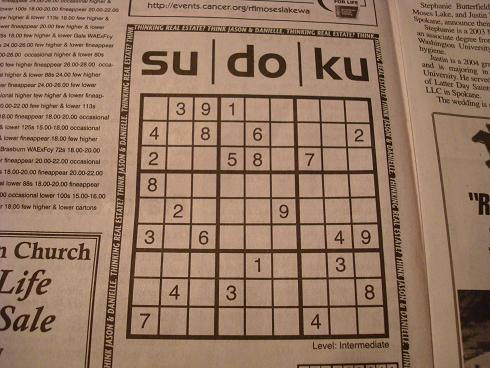
#> input picture sudoku.jpg, 490 x 368 px
$ python mazer.py
#> lines starting #> are read from the running program, lines starting #| are printed output that depends on the picture; after the words box and inside, x2 and y2 are one past the last pixel; in counts of white or black regions, pixels touching at a corner belong together
import cv2
import numpy as np
from matplotlib import pyplot as plt
import operator
path = 'sudoku.jpg'

def show_image(img):
	cv2.imshow('image', img)
	cv2.waitKey(0)
	cv2.destroyAllWindows()


# [13 lines left out: function display_points, not called in this run]


def pre_process_image(img, skip_dilate=False):
	proc = cv2.GaussianBlur(img.copy(), (9, 9), 0)
	proc = cv2.adaptiveThreshold(proc, 255, cv2.ADAPTIVE_THRESH_GAUSSIAN_C, cv2.THRESH_BINARY, 11, 2)
	# cv2.imshow('image', proc)
	proc = cv2.bitwise_not(proc, proc)
	kernal = np.ones((2,2), np.uint8)
	# # proc = cv2.erode(proc, kernal, iterations=1)
	proc = cv2.dilate(proc, kernal, iterations = 1)
	return proc

def find_corners_of_largest_polygon(img):
	contours, h = cv2.findContours(img.copy(), cv2.RETR_EXTERNAL, cv2.CHAIN_APPROX_SIMPLE)
	contours = sorted(contours, key=cv2.contourArea, reverse=True)
	polygon = contours[0]
	bottom_right, _ = max(enumerate([pt[0][0] + pt[0][1] for pt in polygon]), key=operator.itemgetter(1))
	top_left, _ = min(enumerate([pt[0][0] + pt[0][1] for pt in polygon]), key=operator.itemgetter(1))
	bottom_left, _ = min(enumerate([pt[0][0] - pt[0][1] for pt in polygon]), key=operator.itemgetter(1))
	top_right, _ = max(enumerate([pt[0][0] - pt[0][1] for pt in polygon]), key=operator.itemgetter(1))
	return [polygon[top_left][0], polygon[top_right][0], polygon[bottom_right][0], polygon[bottom_left][0]]


def distance_between(p1, p2):
	a = p2[0] - p1[0]
	b = p2[1] - p1[1]
	return np.sqrt((a ** 2) + (b ** 2))


def crop_and_warp(img, crop_rect):
	top_left, top_right, bottom_right, bottom_left = crop_rect[0], crop_rect[1], crop_rect[2], crop_rect[3]
	src = np.array([top_left, top_right, bottom_right, bottom_left], dtype='float32')

	side = max([
		distance_between(bottom_right, top_right),
		distance_between(top_left, bottom_left),
		distance_between(bottom_right, bottom_left),
		distance_between(top_left, top_right)
	])

	dst = np.array([[0, 0], [side - 1, 0], [side - 1, side - 1], [0, side - 1]], dtype='float32')

	m = cv2.getPerspectiveTransform(src, dst)
	img = cv2.imread(img, cv2.IMREAD_GRAYSCALE)
	# show_image(m)
	return cv2.warpPerspective(img, m, (int(side), int(side)))


def infer_grid(img):
	"""Infers 81 cell grid from a square image."""
	squares = []
	side = img.shape[:1]
	side = side[0] / 9
	for i in range(9):
		for j in range(9):
			p1 = (i * side, j * side)  # Top left corner of a bounding box
			p2 = ((i + 1) * side, (j + 1) * side)  # Bottom right corner of bounding box
			squares.append((p1, p2))
	return squares


def display(in_img, rects, colour=255):
	"""Displays rectangles on the image."""
	img = in_img.copy()
	for rect in rects:
		img = cv2.rectangle(img, tuple(int(x) for x in rect[0]), tuple(int(x) for x in rect[1]), colour)
	# show_image(img)
	return img


def slash_rect(img, rect):
	return img[int(rect[0][1]):int(rect[1][1]), int(rect[0][0]):int(rect[1][0])]


# [106 lines left out: functions scale_and_centre, find_largest_feature, extract_digit, get_digits, not called in this run]

img = cv2.imread(path, cv2.IMREAD_GRAYSCALE)
#> img: shape (368, 490); min 0, max 196, mean 127.3
processed = pre_process_image(img)
#> in pre_process_image, `proc = cv2.GaussianBlur(img.copy(), (9, 9), 0)`:
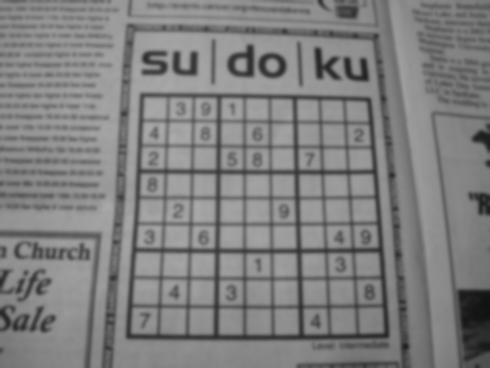
#> proc: shape (368, 490); min 18, max 172, mean 127.3
#> in pre_process_image, `proc = cv2.adaptiveThreshold(proc, 255, cv2.ADAPTIVE_THRESH_GAUSSIAN_C..`:
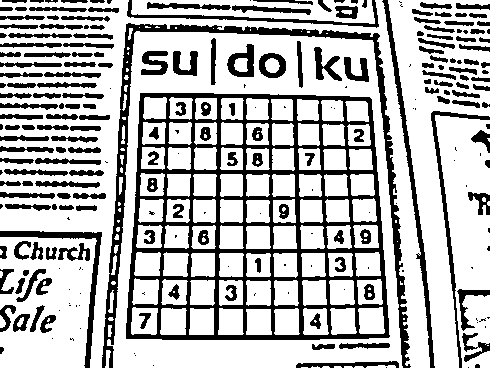
#> proc: shape (368, 490); 71.7% white; 250 black regions (76 under 20 px), largest, box (x1, y1, x2, y2) and area: (126, 93, 390, 340) 18027, (102, 23, 411, 368) 6158, (382, 0, 435, 368) 1727
#> in pre_process_image, `proc = cv2.dilate(proc, kernal, iterations = 1)`:
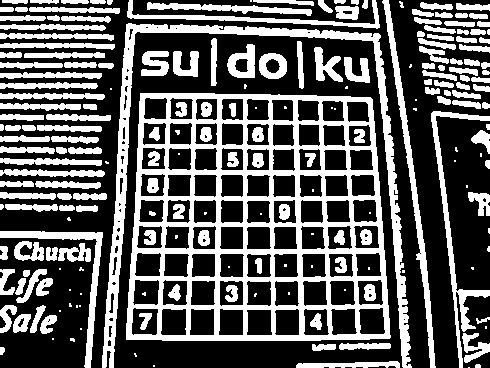
#> proc: shape (368, 490); 36.5% white; 210 white regions (53 under 20 px)
corners = find_corners_of_largest_polygon(processed)
#> in find_corners_of_largest_polygon, `contours, h = cv2.findContours(img.copy(), cv2.RETR_EXTERNAL, cv2.CHAI..`: contours = 164 contours, 39 with area under 20; largest, box (x1, y1, x2, y2) and area: (126, 93, 391, 341) 60694, (102, 23, 412, 368) 7068, (382, 0, 436, 368) 1796, (431, 111, 490, 368) 1540, (0, 231, 103, 368) 1311; h = 164 rows, first 6: [1, -1, -1, -1], [2, 0, -1, -1], [3, 1, -1, -1], [4, 2, -1, -1], [5, 3, -1, -1], [6, 4, -1, -1]
#> in find_corners_of_largest_polygon, `polygon = contours[0]`: polygon = contour of 88 points, box (x1, y1, x2, y2) (126, 93, 391, 341), area 60694
#> in find_corners_of_largest_polygon, `bottom_right, _ = max(enumerate([pt[0][0] + pt[0][1] for pt in polygon..`: bottom_right = 36
#> in find_corners_of_largest_polygon, `top_left, _ = min(enumerate([pt[0][0] + pt[0][1] for pt in polygon]), ..`: top_left = 0
#> in find_corners_of_largest_polygon, `bottom_left, _ = min(enumerate([pt[0][0] - pt[0][1] for pt in polygon]..`: bottom_left = 29
#> in find_corners_of_largest_polygon, `top_right, _ = max(enumerate([pt[0][0] - pt[0][1] for pt in polygon]),..`: top_right = 74
#> corners = [[140, 93], [372, 99], [389, 338], [126, 339]]
cropped = crop_and_warp(path, corners)
#> in crop_and_warp, `top_left, top_right, bottom_right, bottom_left = crop_rect[0], crop_re..`: top_left = [140, 93]; top_right = [372, 99]; bottom_right = [389, 338]; bottom_left = [126, 339]
#> in crop_and_warp, `src = np.array([top_left, top_right, bottom_right, bottom_left], dtype..`: src = [[140, 93], [372, 99], [389, 338], [126, 339]]
#> in distance_between, `a = p2[0] - p1[0]`: a = -17
#> in distance_between, `b = p2[1] - p1[1]`: b = -239
#> in crop_and_warp, `side = max([ distance_between(bottom_right, top_right), distance_betwe..`: side = 263
#> in crop_and_warp, `dst = np.array([[0, 0], [side - 1, 0], [side - 1, side - 1], [0, side ..`: dst = [[0, 0], [262, 0], [262, 262], [0, 262]]
#> in crop_and_warp, `m = cv2.getPerspectiveTransform(src, dst)`: m = [[1.13, 0.0644, -164.5], [-0.0323, 1.25, -111.5], [-0.000139, 0.000563, 1]]
#> in crop_and_warp, `return cv2.warpPerspective(img, m, (int(side), int(side)))`:
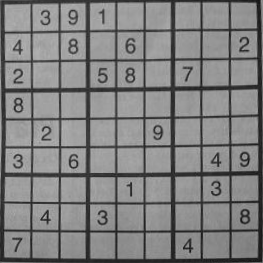
#> returned value: shape (263, 263); min 17, max 184, mean 129
squares = infer_grid(cropped)
#> squares = 81 items
x  = display(cropped, squares)
#> the loop in display, `for rect in rects:` made 81 passes
#> rect on passes 1 to 12: ((0, 0), (29.22, 29.22)), ((0, 29.22), (29.22, 58.44)), ((0, 58.44), (29.22, 87.67)), ((0, 87.67), (29.22, 116.9)), ((0, 116.9), (29.22, 146.1)), ((0, 146.1), (29.22, 175.3)), ((0, 175.3), (29.22, 204.6)), ((0, 204.6), (29.22, 233.8)), ((0, 233.8), (29.22, 263)), ((29.22, 0), (58.44, 29.22)), ((29.22, 29.22), (58.44, 58.44)), ((29.22, 58.44), (58.44, 87.67))
#> pass 1, in display, `img = cv2.rectangle(img, tuple(int(x) for x in rect[0]), tuple(int(x) ..`:
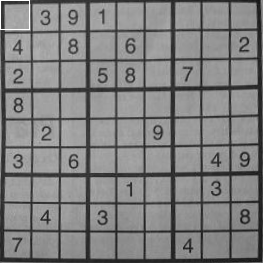
#> img: shape (263, 263); 0.17% of pixels changed, all inside (x1, y1, x2, y2) = (0, 0, 30, 30)
#> pass 3, in display, `img = cv2.rectangle(img, tuple(int(x) for x in rect[0]), tuple(int(x) ..`:
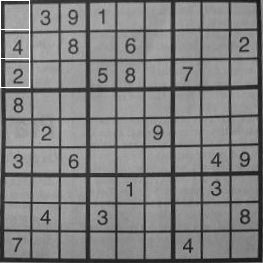
#> img: shape (263, 263); min 17, max 255, mean 129.5
#> after the loop in display, `for rect in rects:`:
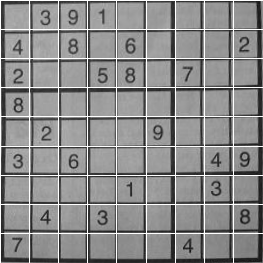
#> img: shape (263, 263); 6.31% of pixels changed, all inside (x1, y1, x2, y2) = (0, 0, 263, 263)
show_image(x)
